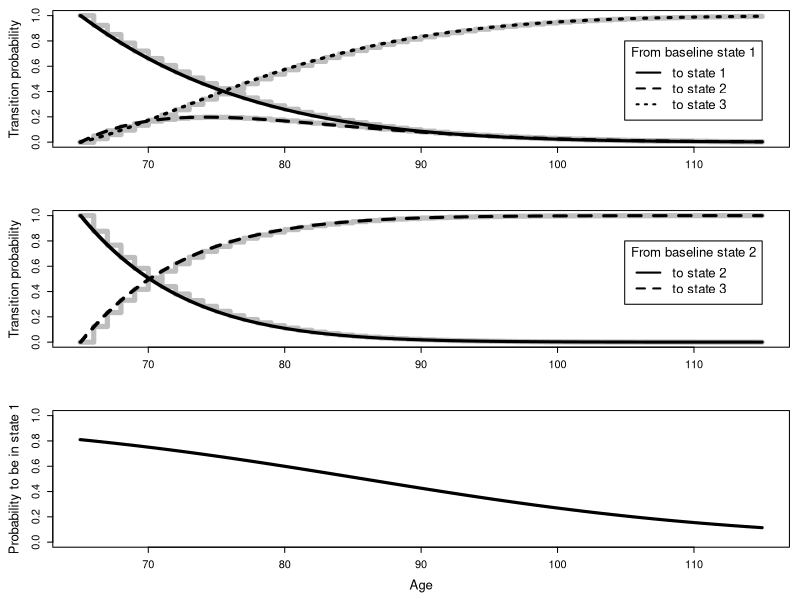

R code for this plot:
# Chapter 7. LEs for a predefined process

# Ardo, UCL 2016

# Prelim:
library(msm)
digits <- 3
logit  <- function(lp){exp(lp)/(1+exp(lp))}

# Number of states:
D <- 3

# Set paremeters and covariance matrix:
# Multi-state model:
beta0 <- c(-4.2,-4,-3)
xi    <- c(0.02,0.005,0.015)
cat("\nIntercept parameters:",beta0,"\n")
cat("Age-effect parameters:",xi,"\n")
# Logistic regression model:
gamma <- c(6,-0.07)
cat("\nLogistic model parameters:",gamma,"\n")


# Set up plot framework:
opar <- par(mfrow=c(3,1), mex=0.8,mar=c(5,5,1,1))

######################
# Plot from State 1:
# Plot graphs twice with different value for h:
for(run in 1:2){

# Grid parameter:
if(run==1){h <- 1}else{h <- 1/12}

# Age grid:
age0     <- 65
max.age  <- 115
age.grid <- seq(from=age0,to=max.age,by=h)
L <- length(age.grid)

# Plot step function survival:
P  <- array(NA,c(L,D,D))
PM <- array(NA,c(L,D,D))

# Loop over age grid:
# P-matrix per time interval:
P[1,1:D,1:D] <- diag(D)
for(j in 2:L){
    t1 <- age.grid[j-1]
    t2 <- age.grid[j]
    # Q and P matrix:
    Q <- matrix(0,D,D)
    Q[1,2] <- exp(beta0[1]+xi[1]*t1)
    Q[1,3] <- exp(beta0[2]+xi[2]*t1); Q[1,1] <- -(Q[1,2]+Q[1,3])
    Q[2,3] <- exp(beta0[3]+xi[3]*t1); Q[2,2] <- -Q[2,3]
    P[j,1:D,1:D] <- MatrixExp(mat=Q,t=t2-t1)
}
# P-matrices for whole time grid. And their rows:
PM[1,1:D,1:D] <- P[1,1:D,1:D]
for(l in 2:L){
    PM[l,1:D,1:D] <- PM[l-1,1:D,1:D]%*%P[l,1:D,1:D]
}

# Plot param for run:
if(run==1){
  lwd <- 5; col <- "grey"; lty <- c(1,1,1)
}else{
  lwd <- 3; col <- 1; lty <- c(1,2,3)
}
cex.lab <- 1.2
# Plot framework only once:
if(run==1){
  plot(c(age0,max.age),c(0,1),type="n", 
     ylab="Transition probability",xlab="",cex.lab=cex.lab)
}
# Plot transition probs:
lines(age.grid,PM[,1,1],lwd=lwd,col=col,lty=lty[1],type="s")
lines(age.grid,PM[,1,2],lwd=lwd,col=col,lty=lty[2],type="s")
lines(age.grid,PM[,1,3],lwd=lwd,col=col,lty=lty[3],type="s")

# Add legend only once:
if(run==2){
  legend(x=115,y=0.8, legend = c("to state 1", "to state 2", "to state 3"),
               text.width = strwidth("XXXXXXXXXXXX"),
               title="From baseline state 1",
               lty = lty, col=c(col,col,col), lwd=2,cex=1.2,
               xjust = 1, yjust = 1)
}
}

#######################
# From State 2:
# Plot graphs twice with different value for h:
for(run in 1:2){

# Grid parameter:
if(run==1){h <- 1}else{h <- 1/12}

# Age grid:
age0     <- 65
max.age  <- 115
age.grid <- seq(from=age0,to=max.age,by=h)
L <- length(age.grid)
  

# Plot step function survival:
P  <- array(NA,c(L,D,D))
PM <- array(NA,c(L,D,D))

# Loop over age grid:
# P-matrix per time interval:
P[1,1:D,1:D] <- diag(D)
for(j in 2:L){
    t1 <- age.grid[j-1]
    t2 <- age.grid[j]
    # Q and P matrix:
    Q<-matrix(0,D,D)
    Q[1,2] <- exp(beta0[1]+xi[1]*t1)
    Q[1,3] <- exp(beta0[2]+xi[2]*t1); Q[1,1] <- -(Q[1,2]+Q[1,3])
    Q[2,3] <- exp(beta0[3]+xi[3]*t1); Q[2,2] <- -Q[2,3]
    P[j,1:D,1:D] <- MatrixExp(mat=Q,t=t2-t1)
}
# P-matrices for whole time grid. And their rows:
PM[1,1:D,1:D] <- P[1,1:D,1:D]
for(l in 2:L){
    PM[l,1:D,1:D] <- PM[l-1,1:D,1:D]%*%P[l,1:D,1:D]
}

# Plot param for run:
if(run==1){
  lwd <- 5; col<-"grey"; lty <- c(1,1)
}else{
  lwd <- 3; col <- 1; lty <- c(1,2)
}
cex.lab <- 1.2
# Plot framework only once:
if(run==1){
  plot(c(age0,max.age),c(0,1),type="n", 
     ylab="Transition probability",xlab="",cex.lab=cex.lab)
}
# Plot transition probs:
lines(age.grid,PM[,2,2],lwd=lwd,col=col,lty=lty[1],type="s")
lines(age.grid,PM[,2,3],lwd=lwd,col=col,lty=lty[2],type="s")

# Add legend only once:
if(run==2){
  legend(x=115,y=0.8, legend = c("to state 2", "to state 3"),
               text.width = strwidth("XXXXXXXXXXXX"),
               title="From baseline state 2",
               lty = lty, col=c(col,col), lwd=2,cex=1.2,
               xjust = 1, yjust = 1)
}
}
               
###################################
# Plot baseline state probability
plot(c(age0,max.age),c(0,1),type="n", xlab="Age",
     ylab="Probability to be in state 1",cex.lab=cex.lab)
p1 <- logit(gamma[1]+gamma[2]*age.grid)
lines(age.grid,p1,lwd=lwd,col=col,lty=1,type="s")     
 
    
################################
# Using logistic regression:
p1 <- logit(gamma[1]+gamma[2]*age0)
cat("Probability to be in state 1 at age ",age0," is",round(p1,digits),"\n")

##################################
# LEs

# Estimation LEs step function:
e11 <- h*sum(PM[,1,1])
e12 <- h*sum(PM[,1,2])
e1  <- p1*e11
e22 <- h*sum(PM[,2,2])
e2  <- p1*e12+(1-p1)*e22
LEs <- c(e11,e12,e22,e1,e2)
labels <- c("e11","e12","e22","e1","e2")
cat("\nLEs using grid approximation with h =",round(h,digits),":\n")
print(cbind(labels,round(LEs,digits)),quote=FALSE)
e <- e1+e2
cat("Total LEs:",round(e,digits),"\n")


# Estimation LEs step Simpson's rule:
# Work with even number of intervals (so with uneven number of nnodes):
nnodes <- ifelse(round(L/2)!=L/2,L,L-1)

# Composite Simpson's rule:
# Defined for indexing by 0,1,2,..,n, with n even.
# Here adapted using <adapt> for indexing by 1,2,3,...,n+1:
simpson <- function(integrand,nnodes,h){
   n <- nnodes-1
   adapt <- 1
   S <- integrand[0+adapt] 
   for(j in seq(1,n/2-1,by=1)){  S <- S + 2 * integrand[2*j+adapt]} 
   for(j in seq(1,n/2,by=1)){    S <- S + 4 * integrand[2*j-1+adapt]} 
   S <- S+integrand[n+adapt]
   h*S/3
}

e11 <- simpson(PM[,1,1], nnodes,h)
e12 <- simpson(PM[,1,2], nnodes,h)
e1  <- p1*e11
e22 <- simpson(PM[,2,2], nnodes,h)
e2  <- p1*e12+(1-p1)*e22
LEs <- c(e11,e12,e22,e1,e2)
labels <- c("e11","e12","e22","e1","e2")
cat("\nLEs using Simpson's rule with h =",round(h,digits),":\n")
print(cbind(labels,round(LEs,digits)),quote=FALSE)
e <- e1+e2
cat("Total LEs:",round(e,digits),"\n")
